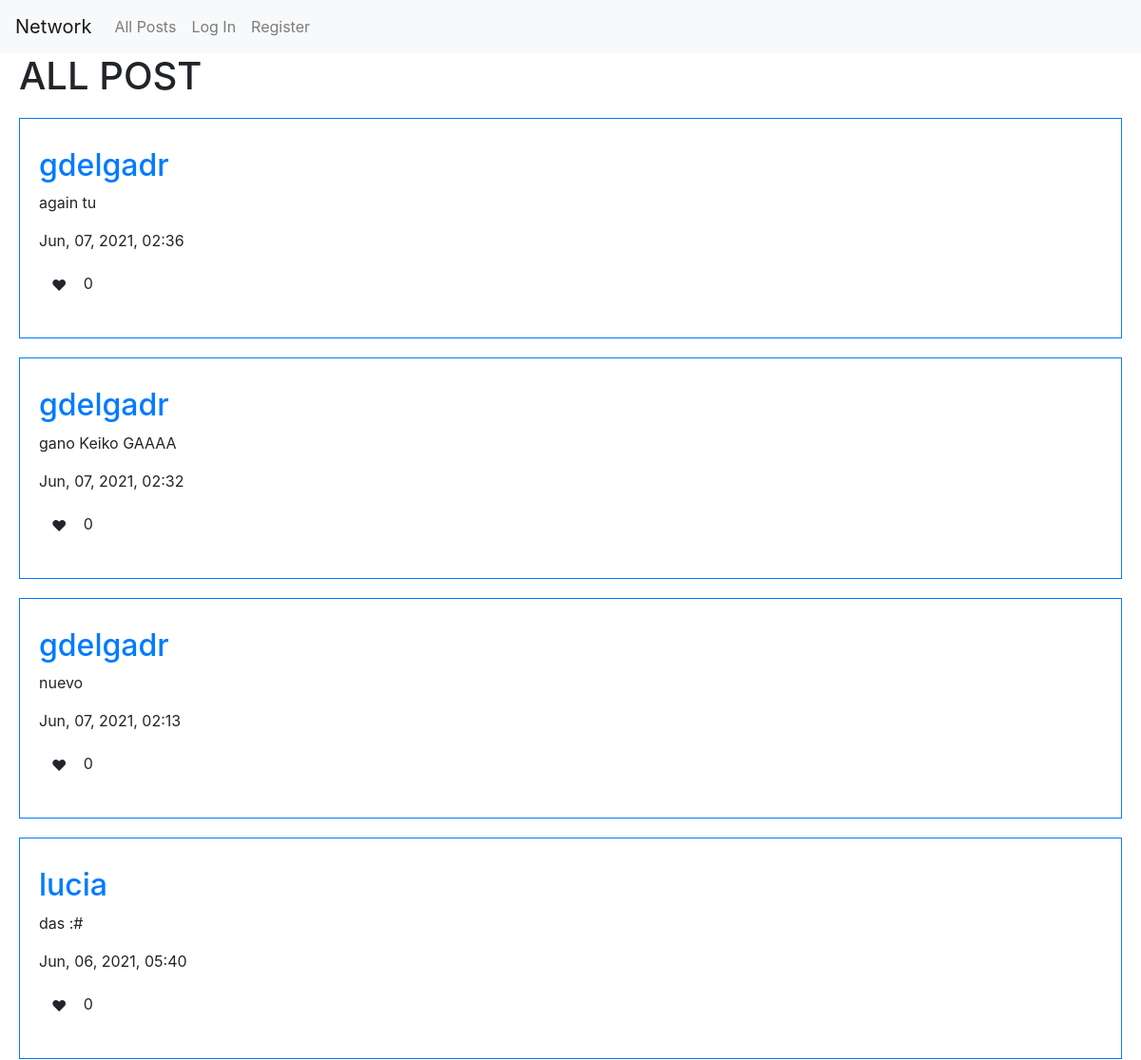
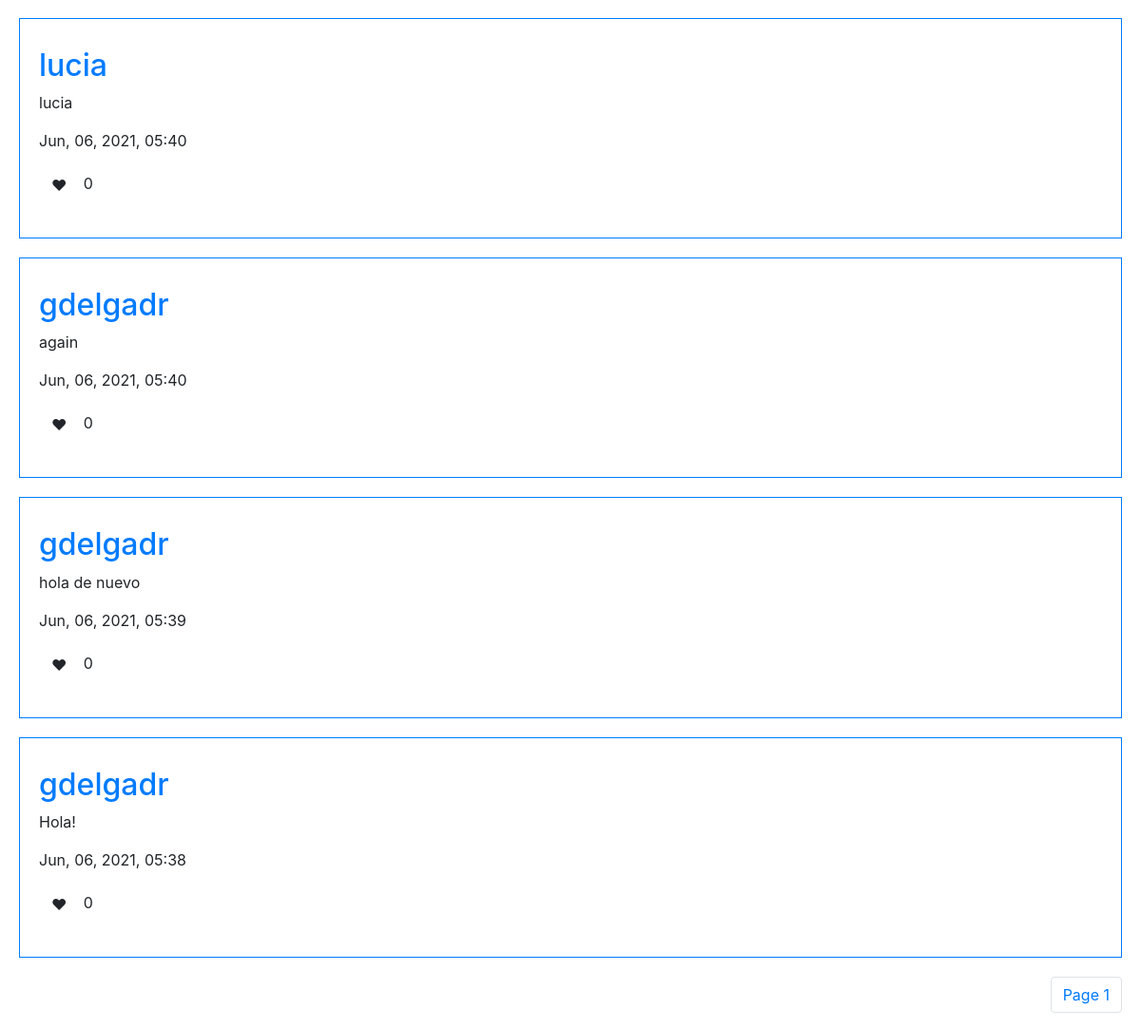
/, run on an earlier commit of the app's database (2 pictures, top to bottom).
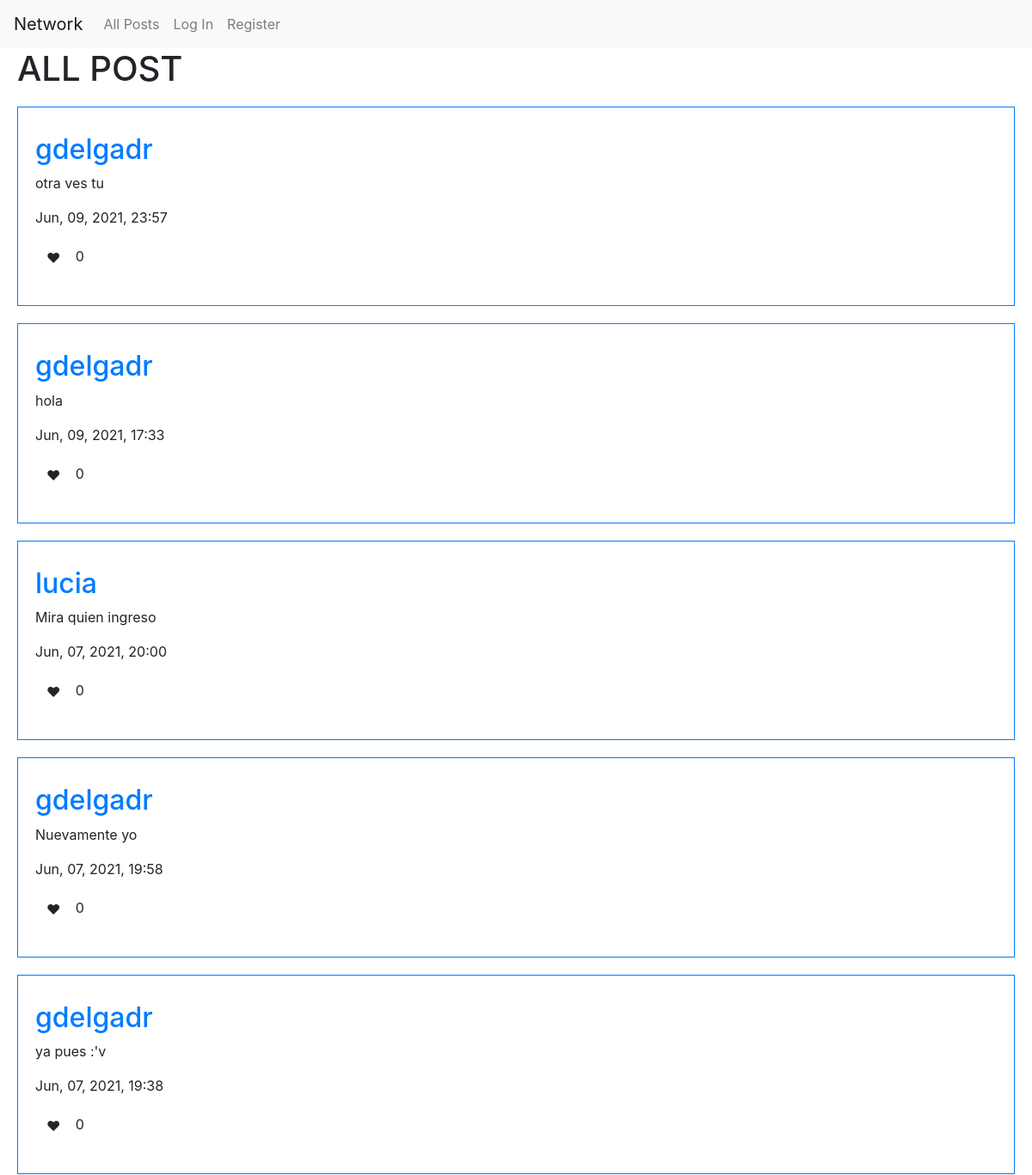
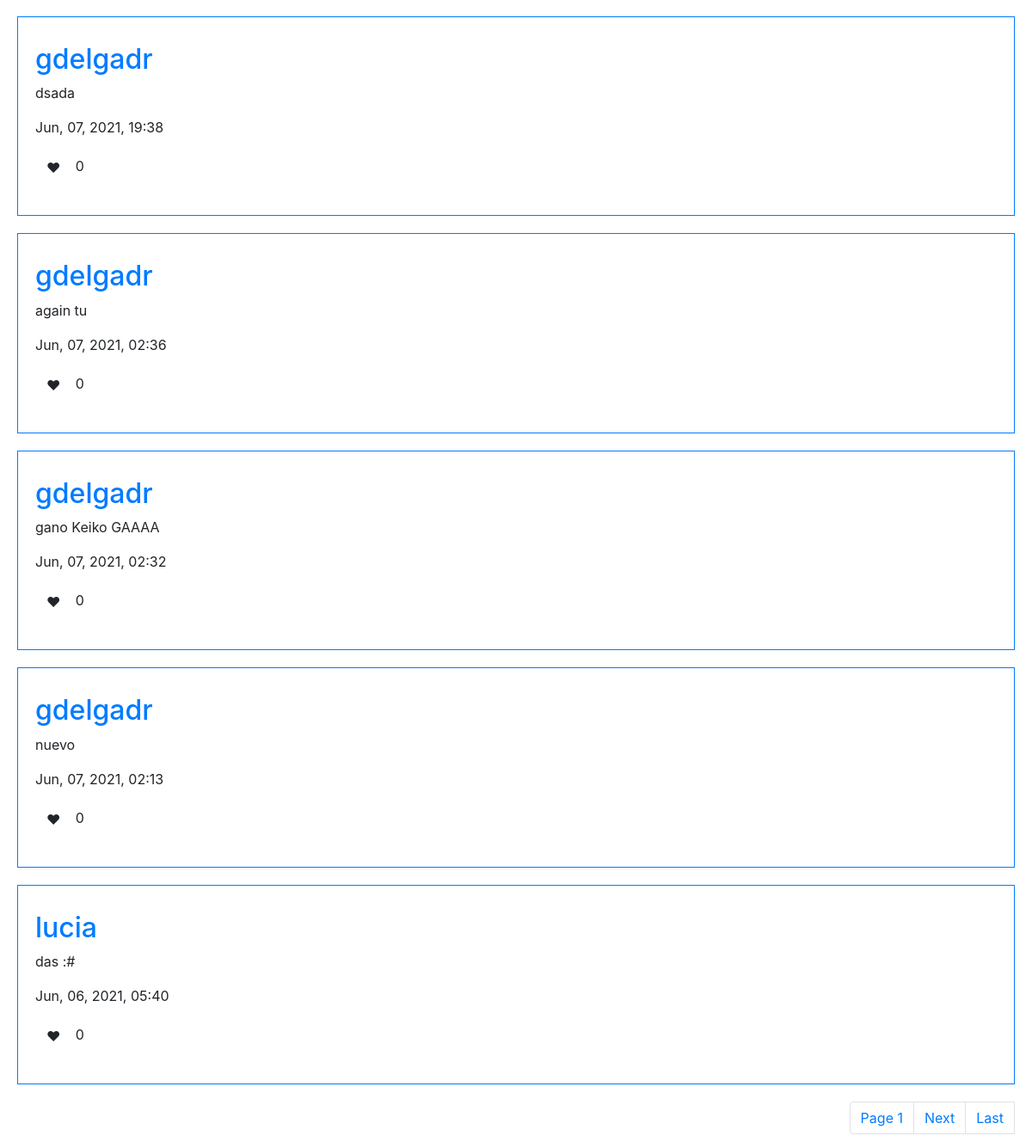
And on a later commit of the database (2 pictures, top to bottom).
### network/models.py (models this page shows, shortened)
class Post(models.Model):
    content = models.CharField(max_length=255)
    user = models.ForeignKey('User', on_delete=models.CASCADE, related_name='author')
    date = models.DateTimeField(auto_now_add=True)
    liked = models.ManyToManyField('User', default=None, blank=True, related_name='post_likes')
    @property
    def num_likes(self):
        return self.liked.all().count()

class User(AbstractUser):
    pass

### network/views.py (the view)
# urls.py: path("", views.index, name="index"),
def index(request):
    posts = Post.objects.all().order_by('-date').all()
    paginator = Paginator(posts, 10)
    page_number = request.GET.get('page')
    page_obj = paginator.get_page(page_number)
    return render(request, "network/index.html", {
        'page_obj': page_obj
    })

### network/templates/network/index.html (shortened to what this page needs)
{% extends "network/layout.html" %}
{% block body %}
    <h1>ALL POST</h1>
    {% for post in page_obj %}
        <div id="posts" data-page="{{ post.id }}" class="border border-primary">
            <h2><a href="{% url 'profile' username=post.user %}">{{ post.user.username }}</a></h2>
            <p class="post-content">{{ post.content }}</p>
            <p>{{ post.date | date:'M, d, Y, H:i' }}</p>
            <p>
                <button id="like_post" title="Love it" class="btn btn-counter" data-count="0">&#x2764;</button>
                <span>{{ post.num_likes }}</span>
            </p>
        </div>
    {% empty %}
        <p>No posts to show</p>
    {% endfor %}
{% endblock %}

What changed in the data, as far as the page shows it:
no longer on this page (row unchanged): Post: user.username "lucia", content "lucia", date "Jun, 06, 2021, 05:40", num_likes "0"
no longer on this page (row unchanged): Post: user.username "gdelgadr", content "again", date "Jun, 06, 2021, 05:40", num_likes "0"
no longer on this page (row unchanged): Post: user.username "gdelgadr", content "hola de nuevo", date "Jun, 06, 2021, 05:39", num_likes "0"
no longer on this page (row unchanged): Post: user.username "gdelgadr", content "Hola!", date "Jun, 06, 2021, 05:38", num_likes "0"
added Post: user.username "gdelgadr", content "otra ves tu", date "Jun, 09, 2021, 23:57", num_likes "0"
added Post: user.username "gdelgadr", content "hola", date "Jun, 09, 2021, 17:33", num_likes "0"
added Post: user.username "lucia", content "Mira quien ingreso", date "Jun, 07, 2021, 20:00", num_likes "0"
added Post: user.username "gdelgadr", content "Nuevamente yo", date "Jun, 07, 2021, 19:58", num_likes "0"
added Post: user.username "gdelgadr", content "ya pues :'v", date "Jun, 07, 2021, 19:38", num_likes "0"
added Post: user.username "gdelgadr", content "dsada", date "Jun, 07, 2021, 19:38", num_likes "0"
Also different on the page:
text now shown: "Next Last"
